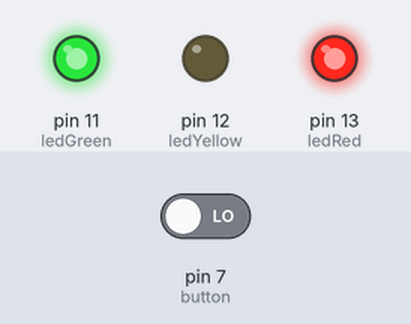
The sketch below on a simulated Arduino Uno, built with avr-gcc and run on an emulated ATmega328P. On the bench: output pins drawn as LEDs (lit = HIGH). Inputs (shaded band) come from the test bench; at power-on: pin 7 (button) LOW.

Above: at 12.8 s.
12.9 s: pin 7 (button) driven HIGH
At 14.1 s:
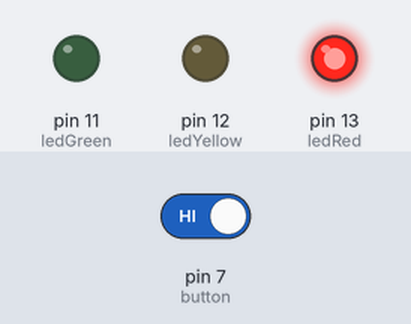
At 19.1 s:
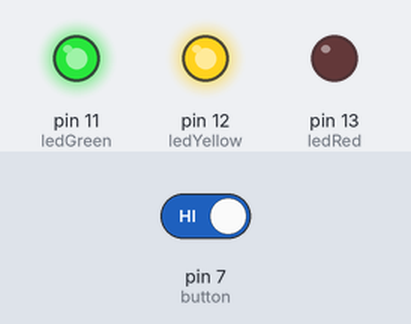
19.6 s: pin 7 (button) driven LOW
At 21.1 s:
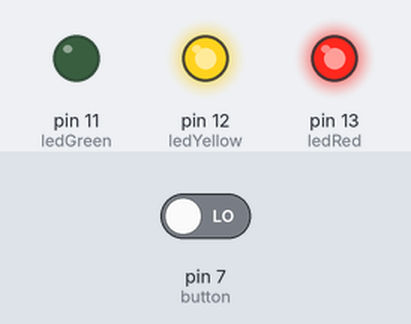
Timing chart, 0 to 32.1 s (numbered marks = the images above; inputs shaded):
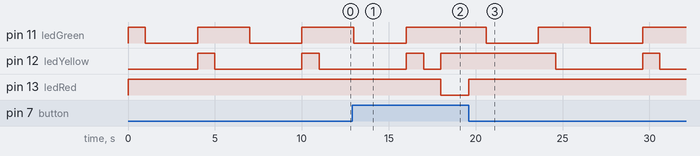

Measured:
- after the input at 12.9 s, pin 11 (ledGreen): goes on until 16.0 s, then stays HIGH; pin 13 (ledRed): HIGH → LOW after 5.1 s
- after the input at 19.6 s, pin 11 (ledGreen): alternates HIGH for 3.0 s and LOW for 3.0 s, starting after 1.0 s; pin 12 (ledYellow): HIGH → LOW after 5.0 s, → HIGH 5.0 s later, → LOW 1.0 s later; pin 13 (ledRed): LOW → HIGH at once
- by itself, pin 12 (ledYellow): alternates HIGH for 1.0 s and LOW for 5.0 s

The sketch:

Traffic_lights___button.ino
```cpp
const int ledRed = 13;
const int ledYellow = 12;
const int ledGreen = 11;
const int button = 7;
int buttonState = 0; //was the button pressed in the past (ever?)

void setup() {
  pinMode (ledRed, OUTPUT);
  pinMode (ledYellow, OUTPUT);
  pinMode (ledGreen, OUTPUT);
  pinMode (button, INPUT);
}

void loop() {
  buttonState = digitalRead(button);

if(buttonState == HIGH){
  digitalWrite(ledRed, LOW);
  digitalWrite(ledYellow, HIGH);
  digitalWrite(ledGreen, HIGH);
}

if(buttonState == LOW){
  buttonState == true;
  digitalWrite(ledRed, HIGH);
  digitalWrite(ledGreen, HIGH);
  delay(1000);
  digitalWrite(ledGreen, LOW);
  delay(3000);
  digitalWrite(ledGreen, HIGH);
  digitalWrite(ledYellow, HIGH);
  delay(1000);
  digitalWrite(ledYellow, LOW);
  delay(1000);
}
}
```
